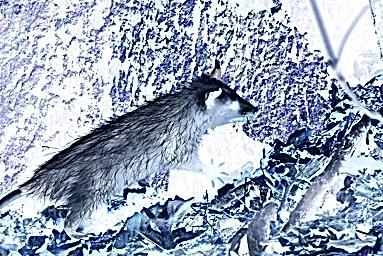
#> input picture Лабораторная3/Image-68-1c19cc.jpg, 383 x 256 px, given in place of lenna.png, which was not available
$ jupyter execute lab2_new.ipynb   (shell and % lines are left out)   (text cells are left out)
#> lines starting #> are read from the running program, lines starting #| are printed output that depends on the picture; long printed decimals are rounded; pictures that were not available may be replaced by others from this repository, and a replacement may not be noted
[cell 1]
import numpy as np
import cv2 as cv
#from google.colab.patches import cv2_imshow

[cell 2]
image = cv.imread('./lenna.png')
#> image is the input picture: shape (256, 383, 3); mean B, G, R 185.9, 167, 155.2

[cell 3]
import matplotlib.pyplot as plt

#%matplotlib inline позволяет выводить графики matplotlib в Jupyter
plt.imshow(image[:,:,:])

[cell 4]
rgb_image = cv.cvtColor(image, cv.COLOR_BGR2RGB)
plt.imshow(rgb_image)

[cell 5]
ROI = (182, 162, 220, 100)  #(x0, y0, height, width)
cropped_image = rgb_image[ROI[1]:ROI[1] + ROI[3], ROI[0]:ROI[0] + ROI[2]]
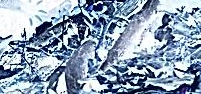
#> cropped_image: shape (94, 201, 3); mean R, G, B 141.7, 159.5, 179.7
plt.imshow(cropped_image)

[cell 6]
scale_percent = 120  # Процент от изначального размера
width = int(rgb_image.shape[1] * scale_percent / 100)
#> width = 459
height = int(rgb_image.shape[0] * scale_percent / 100)
#> height = 307
dim = (width, height)
#> dim = (459, 307)
resized_image = cv.resize(rgb_image, dim, interpolation=cv.INTER_AREA)
plt.imshow(resized_image)

[cell 7]
(h, w, d) = rgb_image.shape
#> h = 256; w = 383; d = 3
angle = 45
scale = 1.0
center = (w // 2, h // 2)
#> center = (191, 128)
M = cv.getRotationMatrix2D(center, angle, scale)

print(M)
#| [[  0.7071   0.7071 -34.567 ]
#|  [ -0.7071   0.7071 172.548]]
rotated = cv.warpAffine(rgb_image, M, (w, h))
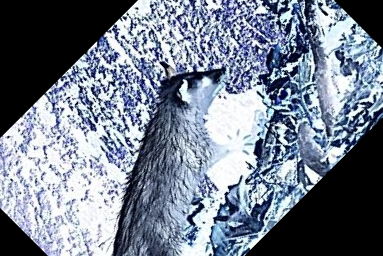
#> rotated: shape (256, 383, 3); mean R, G, B 117.6, 127.1, 142.2
plt.imshow(rotated)

[cell 8]
copy_image = rgb_image.copy()

# рисование линии
cv.line(copy_image, (0, 0), (511, 511), (255, 0, 0), 5)
# => Diagonal red line with thickness of 5 px

# Draw a rectangle using cv2.rectangle(image, topLeft, bottomRight, rgb, thinkness)
cv.rectangle(copy_image, (384, 0), (510, 128), (0, 255, 0), 3)
# => Green rectangle with thickness of 3 px

# Draw a circle using cv2.circle(image, center, radius, rgb, thinkness)
cv.circle(copy_image, (447, 63), 63, (0, 0, 255), -1)
# => Blue filled circle(note that the thinkness is -1)

# Draw a ellipse using cv2.ellipse(image, center, axes, angle, startAngle, endAngle, rgb, thinkness)
cv.ellipse(copy_image, (256, 256), (100, 50), -45, 0, 180, (255, 0, 0), -1)
# => Red wide down-half ellipse

plt.imshow(copy_image)

[cell 9]
# Put some text using cv2.putText(image, text, bottomLeft, fontType, fontScale, rgb, thinkness, lineType)
copy_image = rgb_image.copy()
font = cv.FONT_HERSHEY_COMPLEX
cv.putText(copy_image, 'OpenCV', (10, 500), font, 4, (255, 255, 255), 10, cv.LINE_AA)
# => White 'OpenCV' text at the bottom

plt.imshow(copy_image)

[cell 10]
import matplotlib.pyplot as plt
import cv2 as cv
import numpy as np

# Изменим стандартный размер графиков matplotlib
plt.rcParams["figure.figsize"] = [6, 4]

[cell 11]
image1 = cv.imread('./lenna.png')
image2 = cv.imread('./winter_cat.png')
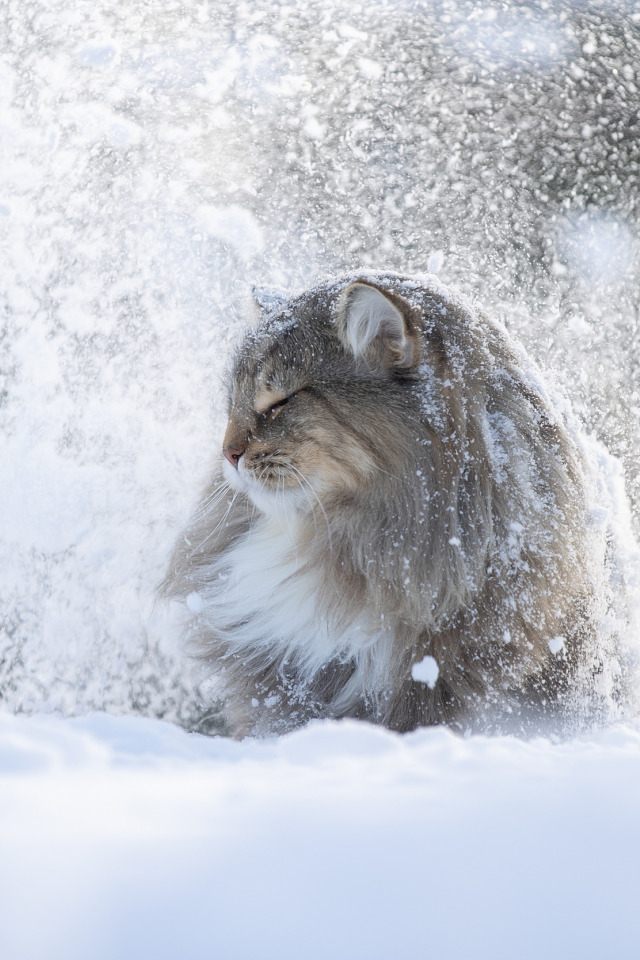
#> input picture Лабораторная2/winter_cat.png, 640 x 960 px
#> image2 is the input picture: shape (960, 640, 3); mean B, G, R 205.1, 196.6, 192.9
rgb_image1 = cv.cvtColor(image1, cv.COLOR_BGR2RGB)
rgb_image2 = cv.cvtColor(image2, cv.COLOR_BGR2RGB)
gray_image1 = cv.cvtColor(image1, cv.COLOR_BGR2GRAY)
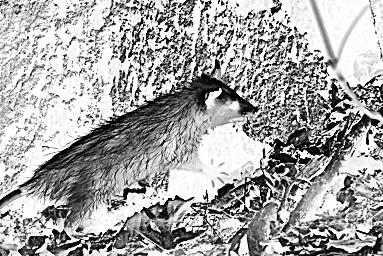
#> gray_image1: shape (256, 383); min 1, max 255, mean 165.6
gray_image2 = cv.cvtColor(image2, cv.COLOR_BGR2GRAY)
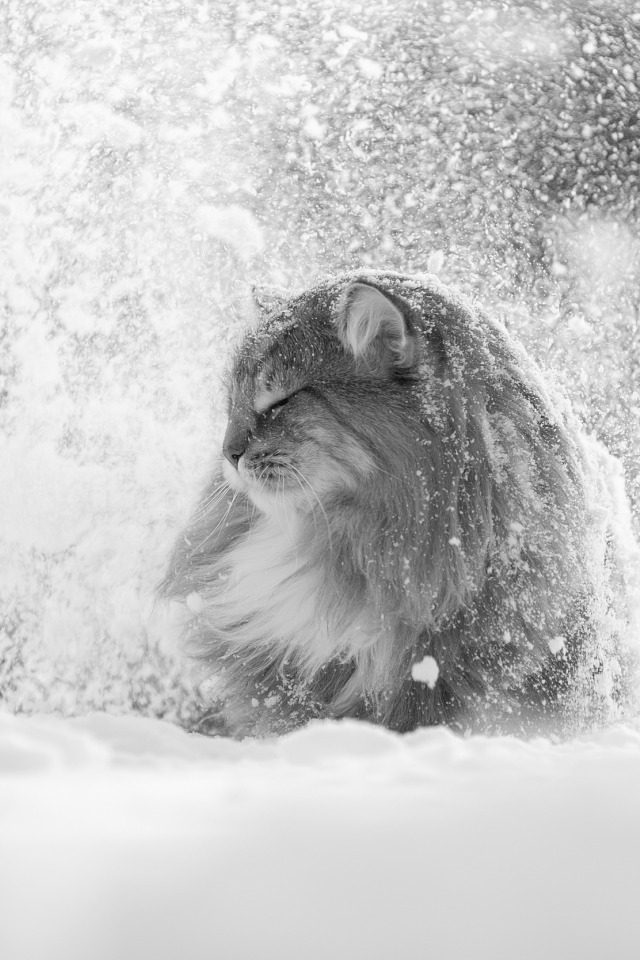
#> gray_image2: shape (960, 640); min 9, max 254, mean 196.5

channels = [0]
histSize = [256]
range = [0, 256]

hist1 = cv.calcHist([gray_image1], channels, None, histSize, range)
#> hist1 = 256 values, max 4413 at index 253, min 0 at index 0, mean 383
hist2 = cv.calcHist([gray_image2], channels, None, histSize, range)
#> hist2 = 256 values, max 13210 at index 215, min 0 at index 0, mean 2400

gs = plt.GridSpec(2, 2)
plt.figure(figsize=(10, 8))
plt.subplot(gs[0])
plt.imshow(gray_image1, cmap='gray')
plt.subplot(gs[1])
plt.imshow(gray_image2, cmap='gray')
plt.subplot(gs[2])
plt.hist(gray_image1.reshape(-1), 256, range)
plt.subplot(gs[3])
plt.hist(gray_image2.reshape(-1), 256, range)
plt.show()
#> figure, not shown here; panel 3: tallest bar 4413 high, from x = 253 to 254; panel 4: tallest bar 13210 high, from x = 215 to 216

[cell 12]
plt.hist(gray_image1.reshape(-1), 256, range)
plt.show()
#> figure, not shown here; tallest bar 4413 high, from x = 253 to 254

[cell 13]
histSize = [256]
range = [0, 256]


def plot_rgb_hist(image, histSize, range):
    histSize = [256]
    range = [0, 256]
    for i, col in enumerate(['b', 'g', 'r']):
        hist = cv.calcHist([image], [i], None, histSize, range)
        plt.plot(hist, color=col)
        plt.xlim(range)


plot_rgb_hist(image1, histSize, range)
plt.show()
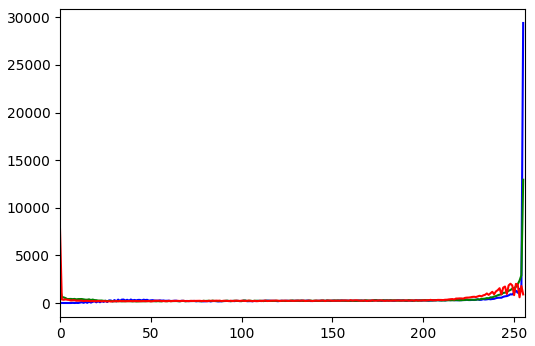
#> figure drawn by matplotlib, 1 panel; curve peaks at x = 255, y = 29398; curve peaks at x = 255, y = 12943; curve peaks at x = 0, y = 7751

[cell 14]
lut = lambda i: 255 - i
invert_image = lut(gray_image1)
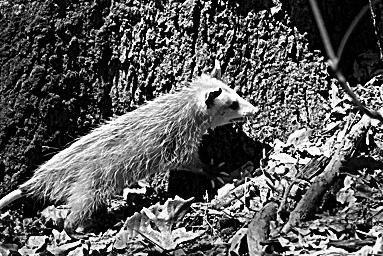
#> invert_image: shape (256, 383); min 0, max 254, mean 89.4
plt.imshow(invert_image, cmap='gray')

[cell 15]
gamma = 0.5
lut = lambda i: i ** gamma
result_image = lut(gray_image1)
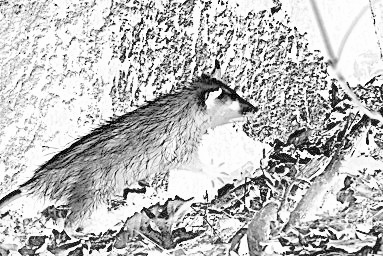
#> result_image: shape (256, 383) float64; min 1, max 15.97, mean 12.14; drawn with min black and max white
#print(result_image[1:2])
gs = plt.GridSpec(2, 2)
plt.figure(figsize=(10, 8))
plt.subplot(gs[0])
plt.imshow(gray_image1, cmap='gray')
plt.subplot(gs[1])
plt.imshow(result_image, cmap='gray')
plt.subplot(gs[2])
plt.hist(gray_image1.reshape(-1), 256, range)
plt.subplot(gs[3])
plt.hist(result_image.reshape(-1), 256, range)
plt.show()
#> figure, not shown here; panel 3: tallest bar 4413 high, from x = 253 to 254; panel 4: tallest bar 40305 high, from x = 15 to 16

[cell 16]
lut = lambda i: 255 * ((i - np.min(i)) / (np.max(i) - np.min(i)))
result_image = lut(gray_image1)

gs = plt.GridSpec(2, 2)
plt.figure(figsize=(10, 8))
plt.subplot(gs[0])
plt.imshow(gray_image1, cmap='gray')
plt.subplot(gs[1])
plt.imshow(result_image, cmap='gray')
plt.subplot(gs[2])
plt.hist(gray_image1.reshape(-1), 256, range)
plt.subplot(gs[3])
plt.hist(result_image.reshape(-1), 256, range)
plt.show()
#> figure, not shown here; panel 3: tallest bar 4413 high, from x = 253 to 254; panel 4: tallest bar 4413 high, from x = 252 to 253

[cell 17]
clahe = cv.createCLAHE(clipLimit=2.0, tileGridSize=(8, 8))

rgb_result_image = np.empty(np.shape(rgb_image1), np.uint8)
rgb_result_image[:, :, 0] = clahe.apply(rgb_image1[:, :, 0])
rgb_result_image[:, :, 1] = clahe.apply(rgb_image1[:, :, 1])
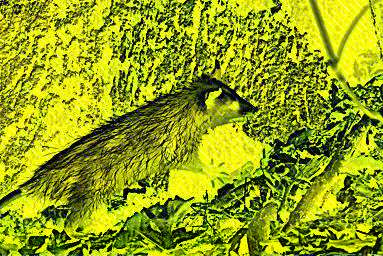
#> rgb_result_image: shape (256, 383, 3); mean R, G, B 146.1, 160.8, 17
rgb_result_image[:, :, 2] = clahe.apply(rgb_image1[:, :, 2])

gs = plt.GridSpec(2, 2)
plt.figure(figsize=(10, 8))
plt.subplot(gs[0])
plt.imshow(rgb_image1)
plt.subplot(gs[1])
plt.imshow(rgb_result_image)
plt.subplot(gs[2])
plot_rgb_hist(rgb_image1, histSize, range)
plt.subplot(gs[3])
plot_rgb_hist(rgb_result_image, histSize, range)

plt.show()
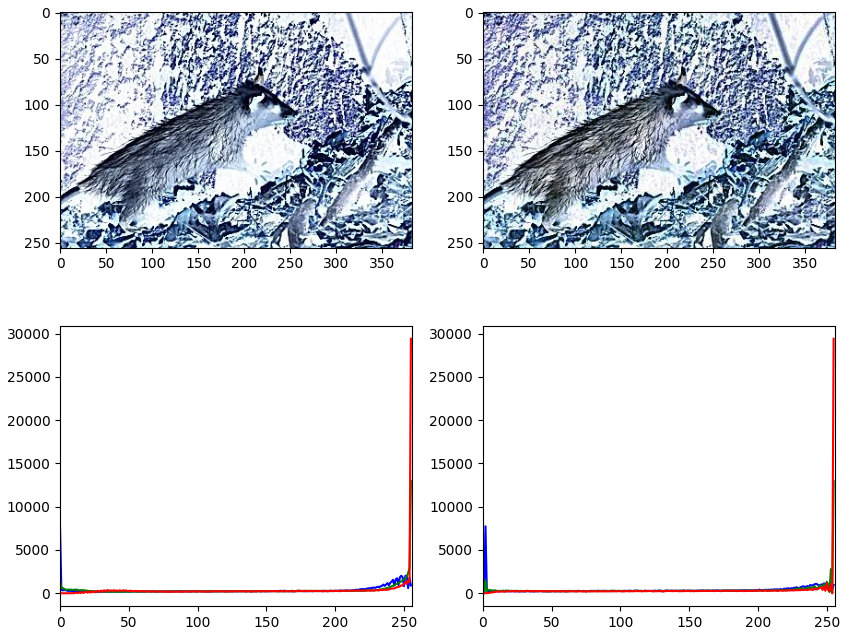
#> figure drawn by matplotlib, 4 panels; panel 3: curve peaks at x = 0, y = 7751; panel 3: curve peaks at x = 255, y = 12943; panel 3: curve peaks at x = 255, y = 29398; panel 4: curve peaks at x = 2, y = 7737
